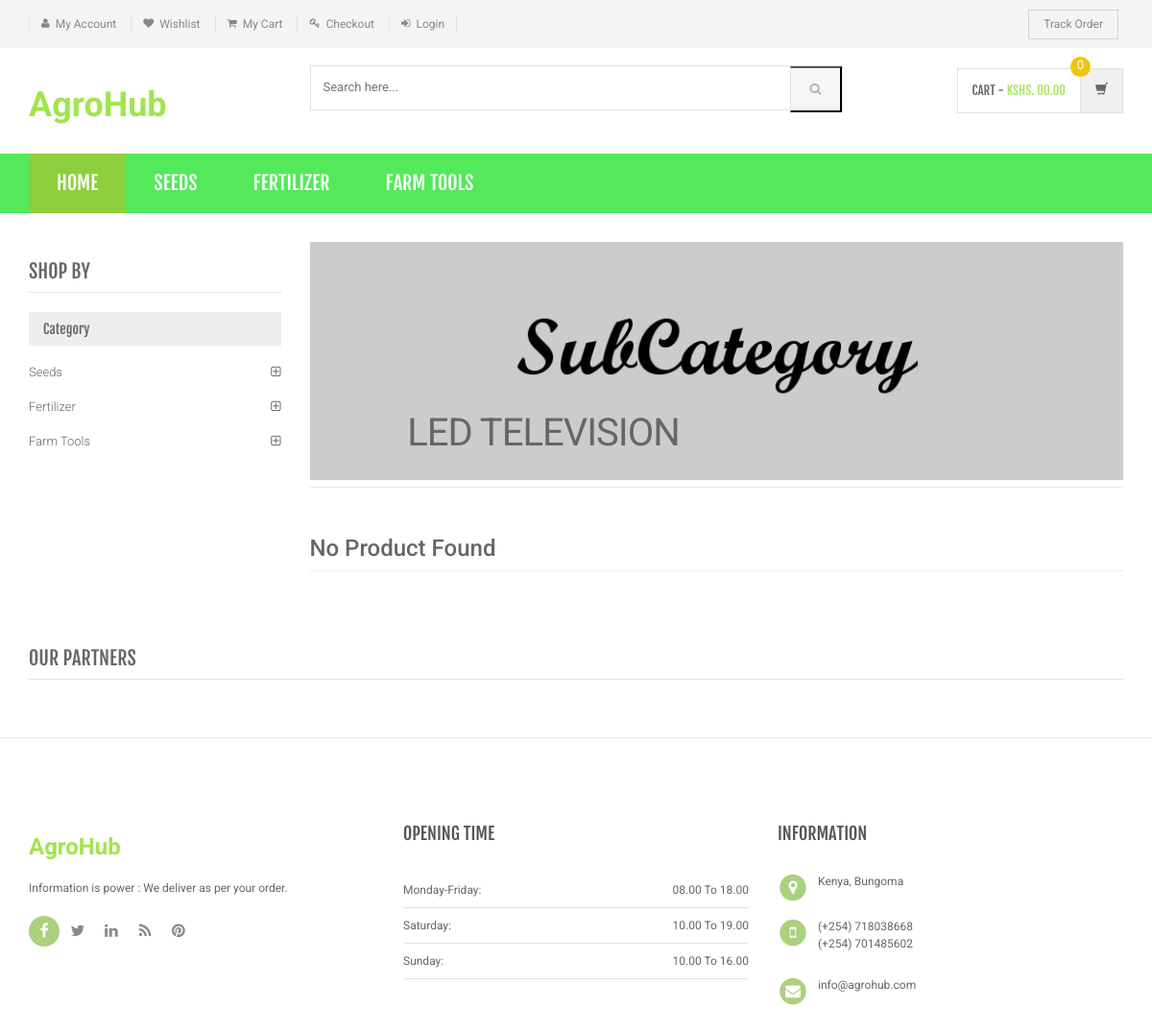
Page /sub-category.php?scid=2 on the committed database.
### tables this page shows
CREATE TABLE `category` (
  `id` int(11) NOT NULL,
  `categoryName` varchar(255) DEFAULT NULL,
  `categoryDescription` longtext DEFAULT NULL,
  `creationDate` timestamp NOT NULL DEFAULT current_timestamp(),
  `updationDate` varchar(255) DEFAULT NULL
);

CREATE TABLE `subcategory` (
  `id` int(11) NOT NULL,
  `categoryid` int(11) DEFAULT NULL,
  `subcategory` varchar(255) DEFAULT NULL,
  `creationDate` timestamp NULL DEFAULT current_timestamp(),
  `updationDate` varchar(255) DEFAULT NULL
);

### sub-category.php (the view, shortened to what this page needs)
<?php
include('includes/config.php');
$cid=intval($_GET['scid']);
?>
<!DOCTYPE html>
<html lang="en">
	<head>
	    <link rel="stylesheet" href="assets/css/bootstrap.min.css">
	    <link rel="stylesheet" href="assets/css/main.css">
	    <link rel="stylesheet" href="assets/css/green.css">
	    <link rel="stylesheet" href="assets/css/owl.carousel.css">
		<link rel="stylesheet" href="assets/css/owl.transitions.css">
		<link href="assets/css/lightbox.css" rel="stylesheet">
		<link rel="stylesheet" href="assets/css/animate.min.css">
		<link rel="stylesheet" href="assets/css/rateit.css">
		<link rel="stylesheet" href="assets/css/bootstrap-select.min.css">
		<link rel="stylesheet" href="assets/css/config.css">
		<link href="assets/css/green.css" rel="alternate stylesheet" title="Green color">
		<link href="assets/css/blue.css" rel="alternate stylesheet" title="Blue color">
		<link href="assets/css/red.css" rel="alternate stylesheet" title="Red color">
		<link href="assets/css/orange.css" rel="alternate stylesheet" title="Orange color">
		<link href="assets/css/dark-green.css" rel="alternate stylesheet" title="Darkgreen color">
		<link rel="stylesheet" href="assets/css/font-awesome.min.css">
	</head>
    <body class="cnt-home">
<header class="header-style-1">
<?php include('includes/top-header.php');?>
<?php include('includes/main-header.php');?>
<?php include('includes/menu-bar.php');?>
</header>
<div class="body-content outer-top-xs">
	<div class='container'>
		<div class='row outer-bottom-sm'>
			<div class='col-md-3 sidebar'>
	            <div class="sidebar-module-container">
	            	<h3 class="section-title">shop by</h3>
	            	<div class="sidebar-filter">
<div class="sidebar-widget wow fadeInUp outer-bottom-xs ">
	<div class="widget-header m-t-20">
		<h4 class="widget-title">Category</h4>
	</div>
	<div class="sidebar-widget-body m-t-10">
	         <?php $sql=mysqli_query($con,"select id,categoryName  from category");
while($row=mysqli_fetch_array($sql))
{
    ?>
		<div class="accordion">
	    	<div class="accordion-group">
	            <div class="accordion-heading">
	                <a href="category.php?cid=<?php echo $row['id'];?>"  class="accordion-toggle collapsed">
	                   <?php echo $row['categoryName'];?>
	                </a>
	            </div>
	        </div>
	    </div>
	    <?php } ?>
	</div>
</div>
	            	</div>
	            </div>
            </div>
			<div class='col-md-9'>
	<div id="category" class="category-carousel hidden-xs">
		<div class="item">
			<div class="image">
				<img src="assets/images/banners/cat-banner-2.jpg" alt="" class="img-responsive">
			</div>
			<div class="container-fluid">
				<div class="caption vertical-top text-left">
					<div class="big-text">
						<br />
					</div>
					       <?php $sql=mysqli_query($con,"select subcategory  from subcategory where id='$cid'");
while($row=mysqli_fetch_array($sql))
{
    ?>
					<div class="excerpt hidden-sm hidden-md">
						<?php echo htmlentities($row['subcategory']);?>
					</div>
			<?php } ?>
				</div>
			</div>
		</div>
</div>
				<div class="search-result-container">
					<div id="myTabContent" class="tab-content">
						<div class="tab-pane active " id="grid-container">
							<div class="category-product  inner-top-vs">
								<div class="row">
			<?php
$ret=mysqli_query($con,"select * from products where subCategory='$cid'");
$num=mysqli_num_rows($ret);
if($num>0)
{
while ($row=mysqli_fetch_array($ret))
{?>
		<div class="col-sm-6 col-md-4 wow fadeInUp">
			<div class="products">
	<div class="product">
		<div class="product-image">
			<div class="image">
				<a href="product-details.php?pid=<?php echo htmlentities($row['id']);?>"><img  src="assets/images/blank.gif" data-echo="admin/productimages/<?php echo htmlentities($row['id']);?>/<?php echo htmlentities($row['productImage1']);?>" alt="" width="200" height="300"></a>
			</div>
		</div>
		<div class="product-info text-left">
			<h3 class="name"><a href="product-details.php?pid=<?php echo htmlentities($row['id']);?>"><?php echo htmlentities($row['productName']);?></a></h3>
			<div class="rating rateit-small"></div>
			<div class="description"></div>
			<div class="product-price">
				<span class="price">
					Kshs. <?php echo htmlentities($row['productPrice']);?>			</span>
										     <span class="price-before-discount">Kshs. <?php echo htmlentities($row['productPriceBeforeDiscount']);?></span>
			</div>
		</div>
					<div class="cart clearfix animate-effect">
				<div class="action">
					<ul class="list-unstyled">
						<li class="add-cart-button btn-group">
							<button class="btn btn-primary icon" data-toggle="dropdown" type="button">
								<i class="fa fa-shopping-cart"></i>
							</button>
							<a href="category.php?page=product&action=add&id=<?php echo $row['id']; ?>">
							<button class="btn btn-primary" type="button">Add to cart</button></a>
						</li>
		                <li class="lnk wishlist">
							<a class="add-to-cart" href="category.php?pid=<?php echo htmlentities($row['id'])?>&&action=wishlist" title="Wishlist">
								 <i class="icon fa fa-heart"></i>
							</a>
						</li>
					</ul>
				</div>
			</div>
			</div>
			</div>
		</div>
	  <?php } } else {?>
		<div class="col-sm-6 col-md-4 wow fadeInUp"> <h3>No Product Found</h3>
		</div>
<?php } ?>
										</div>
							</div>
						</div>
				</div>
			</div>
		</div></div>
		<?php include('includes/brands-slider.php');?>
</div>
</div>
<?php include('includes/footer.php');?>
</body>
</html>

### includes/menu-bar.php (shortened to what this page needs)
<div class="header-nav animate-dropdown">
    <div class="container">
        <div class="yamm navbar navbar-default" role="navigation">
            <div class="nav-bg-class">
                <div class="navbar-collapse collapse" id="mc-horizontal-menu-collapse">
	<div class="nav-outer">
		<ul class="nav navbar-nav">
			<li class="active dropdown yamm-fw">
				<a href="index.php" data-hover="dropdown" class="dropdown-toggle">Home</a>
			</li>
              <?php $sql=mysqli_query($con,"select id,categoryName  from category limit 6");
while($row=mysqli_fetch_array($sql))
{
    ?>
			<li class="dropdown yamm">
				<a href="category.php?cid=<?php echo $row['id'];?>"> <?php echo $row['categoryName'];?></a>
			</li>
			<?php } ?>
		</ul>
		<div class="clearfix"></div>
	</div>
</div>
            </div>
        </div>
    </div>
</div>

### assets/css/green.css (style rules this page uses)
a { color: #a0e44e; }
.header-style-1 .header-nav { background: #53e95a; }
.cnt-home .header-style-1 .header-nav .navbar .navbar-nav > li.active { background: #8dce3d; }
.sidebar .sidebar-module-container .sidebar-widget .sidebar-widget-body .accordion .accordion-group .accordion-heading .accordion-toggle, .sidebar .sidebar-module-container .sidebar-widget .sidebar-widget-body .accordion .accordion-group .accordion-heading .accordion-toggle:hover, .sidebar .sidebar-module-container .sidebar-widget .sidebar-widget-body .accordion .accordion-group .accordion-heading .accordion-toggle:focus, .sidebar .sidebar-module-container .sidebar-widget .sidebar-widget-body .accordion .accordion-group .accordion-heading .accordion-toggle:after { color: #abd07e; }

### assets/css/lightbox.css (style rules this page uses)
body:after { content: url(../images/close.png) url(../images/loading.gif) url(../images/prev.png) url(../images/next.png); display: none; }

### assets/css/blue.css (style rules this page uses)
a { color: #3498db; }
.header-style-1 .header-nav { background: #3498db; }
.cnt-home .header-style-1 .header-nav .navbar .navbar-nav > li.active { background: #1d6ca1; }
.sidebar .sidebar-module-container .sidebar-widget .sidebar-widget-body .accordion .accordion-group .accordion-heading .accordion-toggle, .sidebar .sidebar-module-container .sidebar-widget .sidebar-widget-body .accordion .accordion-group .accordion-heading .accordion-toggle:hover, .sidebar .sidebar-module-container .sidebar-widget .sidebar-widget-body .accordion .accordion-group .accordion-heading .accordion-toggle:focus, .sidebar .sidebar-module-container .sidebar-widget .sidebar-widget-body .accordion .accordion-group .accordion-heading .accordion-toggle:after { color: #3498db; }

### assets/css/red.css (style rules this page uses)
a { color: #ff6c6c; }
.header-style-1 .header-nav { background: #ff6c6c; }
.cnt-home .header-style-1 .header-nav .navbar .navbar-nav > li.active { background: #ff1a1a; }
.sidebar .sidebar-module-container .sidebar-widget .sidebar-widget-body .accordion .accordion-group .accordion-heading .accordion-toggle, .sidebar .sidebar-module-container .sidebar-widget .sidebar-widget-body .accordion .accordion-group .accordion-heading .accordion-toggle:hover, .sidebar .sidebar-module-container .sidebar-widget .sidebar-widget-body .accordion .accordion-group .accordion-heading .accordion-toggle:focus, .sidebar .sidebar-module-container .sidebar-widget .sidebar-widget-body .accordion .accordion-group .accordion-heading .accordion-toggle:after { color: #ff6c6c; }

### assets/css/orange.css (style rules this page uses)
a { color: #f39c12; }
.header-style-1 .header-nav { background: #f39c12; }
.cnt-home .header-style-1 .header-nav .navbar .navbar-nav > li.active { background: #ab6c09; }
.sidebar .sidebar-module-container .sidebar-widget .sidebar-widget-body .accordion .accordion-group .accordion-heading .accordion-toggle, .sidebar .sidebar-module-container .sidebar-widget .sidebar-widget-body .accordion .accordion-group .accordion-heading .accordion-toggle:hover, .sidebar .sidebar-module-container .sidebar-widget .sidebar-widget-body .accordion .accordion-group .accordion-heading .accordion-toggle:focus, .sidebar .sidebar-module-container .sidebar-widget .sidebar-widget-body .accordion .accordion-group .accordion-heading .accordion-toggle:after { color: #f39c12; }

### assets/css/dark-green.css (style rules this page uses)
a { color: #12cca7; }
.header-style-1 .header-nav { background: #12cca7; }
.cnt-home .header-style-1 .header-nav .navbar .navbar-nav > li.active { background: #0b816a; }
.sidebar .sidebar-module-container .sidebar-widget .sidebar-widget-body .accordion .accordion-group .accordion-heading .accordion-toggle, .sidebar .sidebar-module-container .sidebar-widget .sidebar-widget-body .accordion .accordion-group .accordion-heading .accordion-toggle:hover, .sidebar .sidebar-module-container .sidebar-widget .sidebar-widget-body .accordion .accordion-group .accordion-heading .accordion-toggle:focus, .sidebar .sidebar-module-container .sidebar-widget .sidebar-widget-body .accordion .accordion-group .accordion-heading .accordion-toggle:after { color: #12cca7; }

### rows in the picture
category: categoryName "SEEDS", categoryName "Seeds"
category: categoryName "FERTILIZER", categoryName "Fertilizer"
category: categoryName "FARM TOOLS", categoryName "Farm Tools"
subcategory: subcategory "LED TELEVISION"
